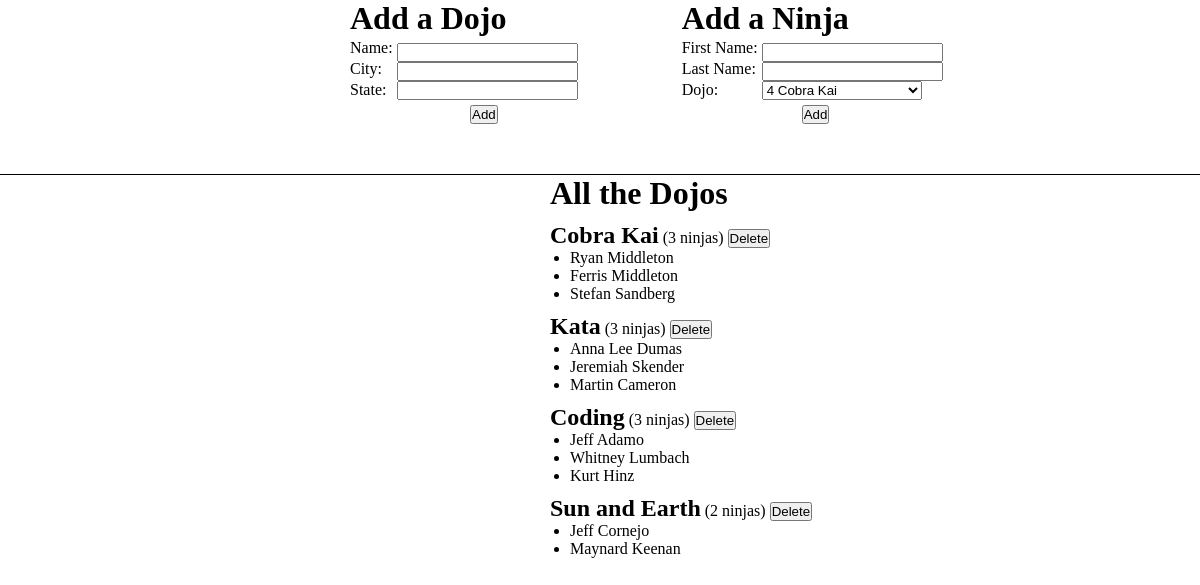
The page / on the database its author committed.
### dojo_ninjas_app/models.py (models this page shows)
class dojos(models.Model):
    name = models.CharField(max_length=255)
    city = models.CharField(max_length=255)
    state = models.CharField(max_length=2)
    desc = models.TextField()
    created_at = models.DateTimeField(auto_now_add=True)
    updated_at = models.DateTimeField(auto_now=True)

class ninjas(models.Model):
    dojo_id = models.ForeignKey(dojos, related_name="ninjas", on_delete = models.CASCADE)
    first_name = models.CharField(max_length=255)
    last_name = models.CharField(max_length=255)
    created_at = models.DateTimeField(auto_now_add=True)
    updated_at = models.DateTimeField(auto_now=True)

### dojo_ninjas_app/views.py (the view)
# urls.py: path('', views.index),
def index(request):
    context = {
        'Dojos': dojos.objects.all()
    }
    return render(request, "index.html", context)

### dojo_ninjas_app/templates/index.html (shortened to what this page needs)
<!DOCTYPE html>
<html lang="en">
<head>
    {% load static %}
    <link rel="stylesheet" href="{% static 'css/styles.css' %}">
</head>
<body>
    <div id="input_data_cont">
        <div id="add_dojo_cont">
            <h1>Add a Dojo</h1>
            <form action="add_dojo" name="add_dojo_frm" method="post">
                <div class="label_columns">
                    <label>Name:</label>
                    <label>City:</label>
                    <label>State:</label>
                </div>
                <div class="input_columns">
                    <input type="text" name="dojo_name">
                    <input type="text" name="dojo_city">
                    <input type="text" name="dojo_state">
                </div>
                <input class="add_btn" type="submit" value="Add">
            </form>
        </div>
        <div id="add_ninja_cont">
            <h1>Add a Ninja</h1>
            <form action="add_ninja" method="post">
                <div class="label_columns">
                    <label>First Name:</label>
                    <label>Last Name:</label>
                    <label>Dojo:</label>
                </div>
                <div class="input_columns">
                    <input type="text" name="first_name_txt">
                    <input type="text" name="last_name_txt">
                    <select name="dojo_sel" id="dojo_sel">
                    {% for dojo in Dojos %}
                        <option value={{dojo.id}}>{{dojo.id}} {{dojo.name}}</option>
                    {% endfor %}
                    </select>
                </div>
                <input class="add_btn" type="submit" value="Add">
            </form>
        </div>
    </div>
    <div id="display_data_cont">
        <h1>All the Dojos</h1>
        {% for dojo in Dojos %}
        <h2>{{dojo.name}}</h2>
        <label>({{dojo.ninjas.all.count}} ninjas)</label>
        <form action="delete_dojo/{{dojo.id}}" method="post">
            <input type="submit" value="Delete">
        </form>
        <ul>
            {% for ninja in dojo.ninjas.all %}
            <li value="{{ninja.first_name}} {{ninja.last_name}}">{{ninja.first_name}} {{ninja.last_name}}</li>
            {% endfor %}
        </ul>
        {% endfor %}
    </div>
</body>
</html>

### dojo_ninjas_app/static/css/styles.css (style rules this page uses)
* { margin:0px; padding:0px; }
#input_data_cont { display:inline-block; width:100%; border-bottom: 1px solid black; padding-bottom:50px; }
#display_data_cont { margin-left:550px; }
#display_data_cont ul { padding-left:20px; }
#display_data_cont h2 { margin-top:10px; }
#display_data_cont h2, form { display:inline-block; }
#input_data_cont div { display:inline-block; }
#input_data_cont #add_dojo_cont { margin-left:350px; }
div div .add_btn { display:block; margin-top:5px; margin-left:120px; }
#input_data_cont #add_ninja_cont { margin-left:100px; }
.label_columns * { display:block; line-height:21px; }
.input_columns * { display:block; }
#dojo_sel { width:160px; }

### rows shown on the page
dojos: name "Cobra Kai", ninjas.all.count "3"
ninjas: first_name "Ryan", last_name "Middleton"
ninjas: first_name "Ferris", last_name "Middleton"
ninjas: first_name "Stefan", last_name "Sandberg"
dojos: name "Kata", ninjas.all.count "3"
ninjas: first_name "Anna Lee", last_name "Dumas"
ninjas: first_name "Jeremiah", last_name "Skender"
ninjas: first_name "Martin", last_name "Cameron"
dojos: name "Coding", ninjas.all.count "3"
ninjas: first_name "Jeff", last_name "Adamo"
ninjas: first_name "Whitney", last_name "Lumbach"
ninjas: first_name "Kurt", last_name "Hinz"
dojos: name "Sun and Earth", ninjas.all.count "2"
ninjas: first_name "Jeff", last_name "Cornejo"
ninjas: first_name "Maynard", last_name "Keenan"

### other values the page prints
form field dojo_sel "4 Cobra Kai"
